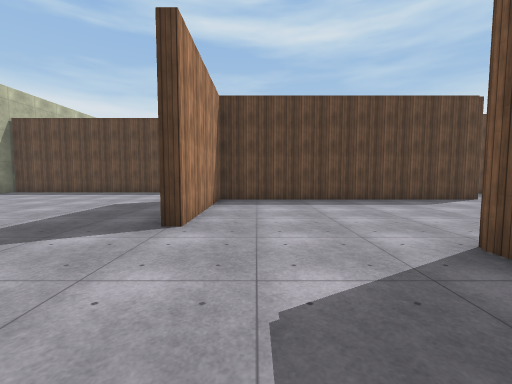
[1] (above)

18 first-person views from a walk through a 3-D level made in the Unity game engine. The camera is 1.5 m above the floor, tilts 4° down and sees 90° across. The floor is counted in squares, 2 m on a side. Each view is taken from the middle of a square. On the plan, view 1 faces up. The plan holds only what a view shows up to about 9 squares ahead; the rest is blank. The place goes on beyond the plan. Surface patterns are stand-ins for the level's own textures.

[2]
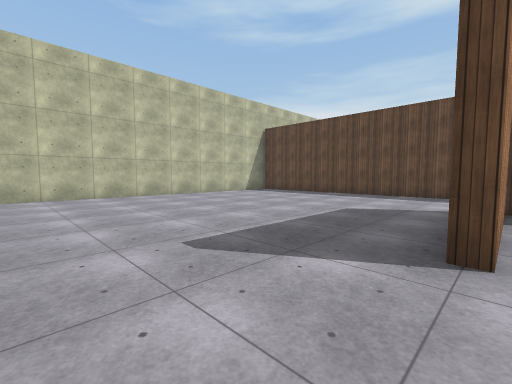

[3]
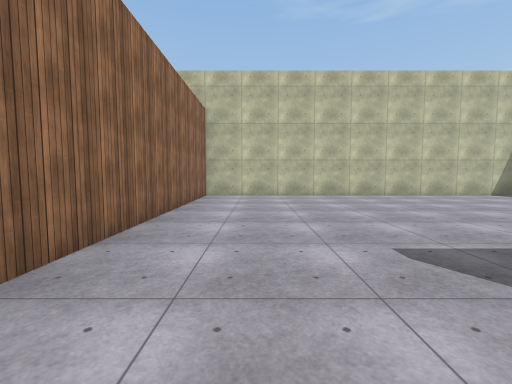

[4]
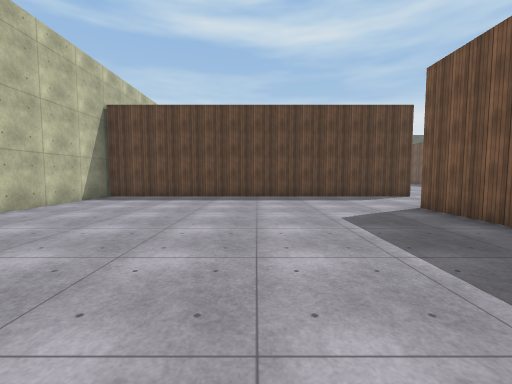

[5]
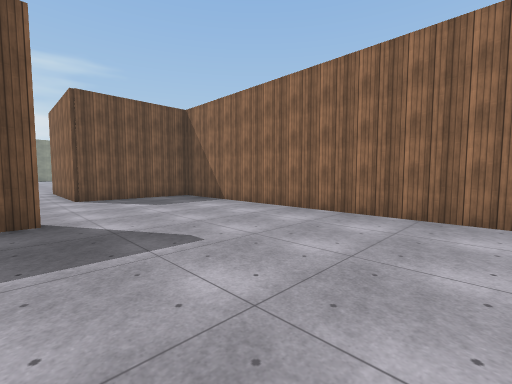

[6]
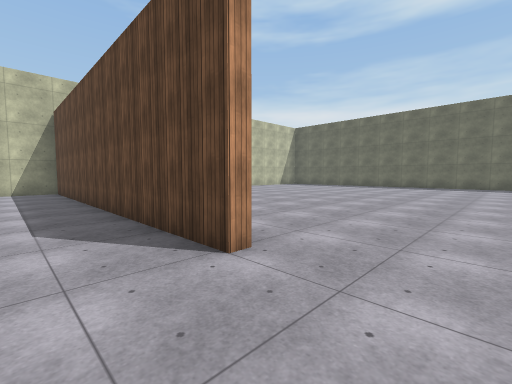

[7]
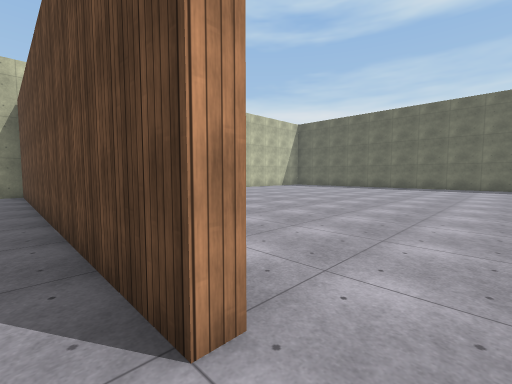

[8]
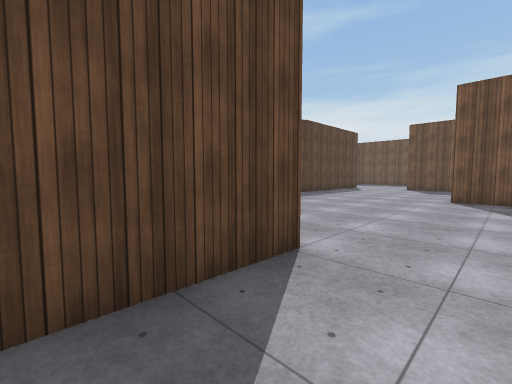

[9]
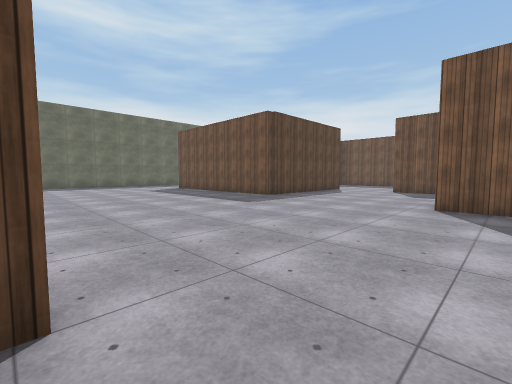

[10]
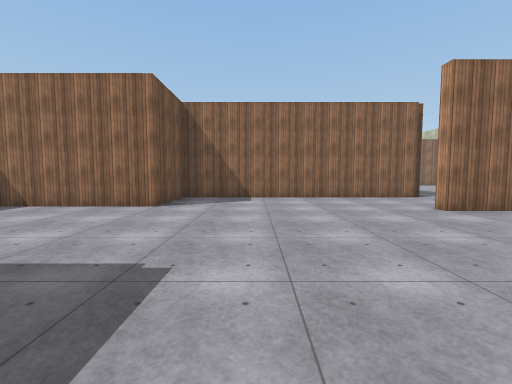

[11]
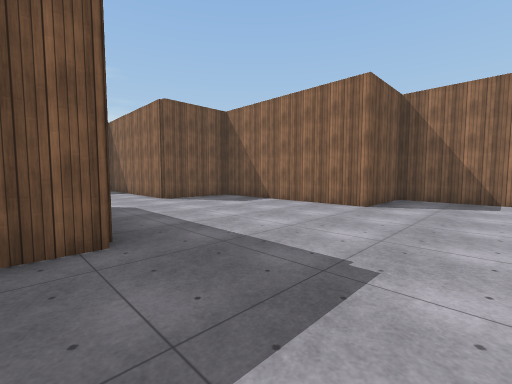

[12]
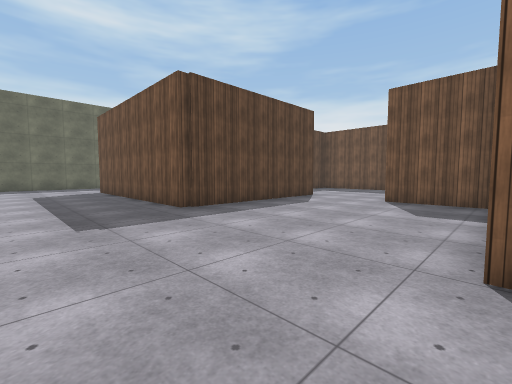

[13]
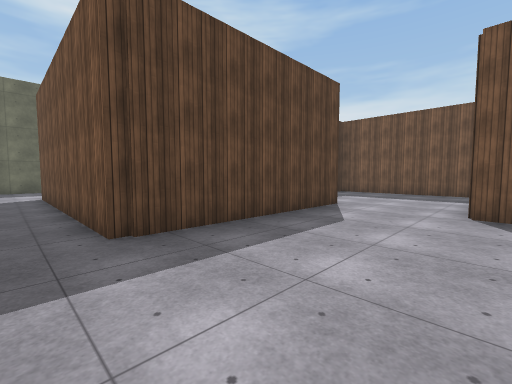

[14]
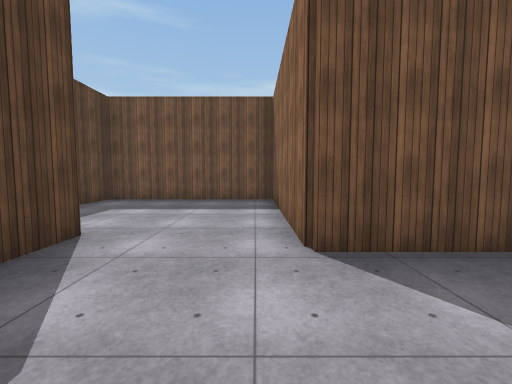

[15]
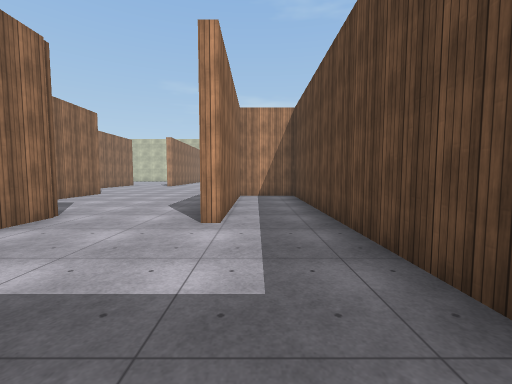

[16]
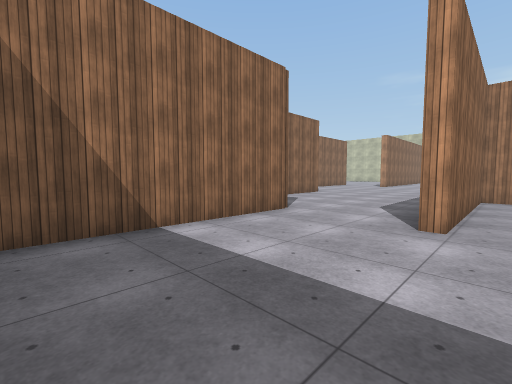

[17]
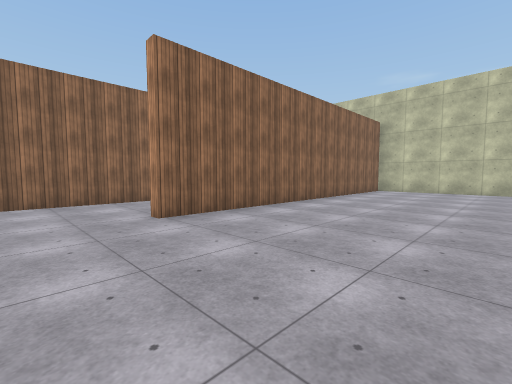

[18]
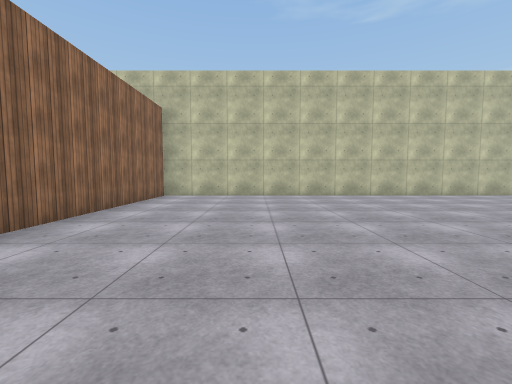

### Floor plan
Ten units are one square. View 1 is at (0, 0); x grows to the right and y downward. Boxes are objects, and circles mark ways between rooms. Rooms are numbered by the first view taken in them; rooms with no view inside come last. Other rooms are left out.
<svg viewBox="-104 -210 275 223">
<path fill="none" stroke="#000" d="M-14 -35 -14 -78 6 -78M2 -105 -99 -105M-99 -111 -99 8 20 8M22 5 22 -26M6 -78 63 -78 63 -101 109 -101M-99 -108 2 -108M-99 -205 -99 -111M121 -151 69 -151 69 -205M114 -102 114 -125 124 -125M124 -125 166 -125 166 -173 71 -173 71 -155 121 -155"/>
<circle cx="-5" cy="-95" r="3" fill="#2a7"/>
<circle cx="115" cy="-135" r="3" fill="#2a7"/>
<text x="-50" y="-50">1</text>
<text x="0" y="-150">2</text>
<text x="130" y="-150">3</text>
</svg>
Room 1 opens to room 2. Room 2 opens to room 3.

Where each view was taken, in squares from view 1:
view 1: 0 up, 0 right, facing up
view 2: 1 up, 1 left, facing up-left
view 3: 1 up, 1 left, facing left
view 4: 2 up, 5 left, facing up
view 5: 4 up, 6 left, facing down-right
view 6: 9 up, 2 right, facing up-left
view 7: 10 up, 1 right, facing up-left
view 8: 9 up, 2 left, facing up-right
view 9: 9 up, 0 right, facing up-right
view 10: 16 up, 4 right, facing down
view 11: 16 up, 4 right, facing down-right
view 12: 10 up, 4 right, facing up-right
view 13: 12 up, 6 right, facing up-right
view 14: 13 up, 9 right, facing right
view 15: 16 up, 16 right, facing left
view 16: 16 up, 16 right, facing down-left
view 17: 15 up, 2 right, facing down-left
view 18: 14 up, 1 left, facing left
